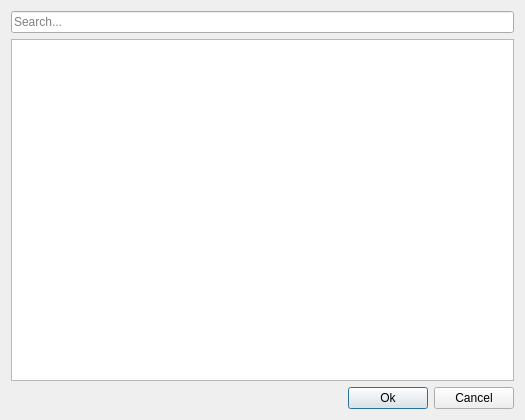
<?xml version="1.0" encoding="UTF-8"?>
<ui version="4.0">
 <class>uiHardwareEditor</class>
 <widget class="QWidget" name="uiHardwareEditor">
  <property name="windowModality">
   <enum>Qt::ApplicationModal</enum>
  </property>
  <property name="geometry">
   <rect>
    <x>0</x>
    <y>0</y>
    <width>525</width>
    <height>420</height>
   </rect>
  </property>
  <property name="windowTitle">
   <string>Hardware Selector</string>
  </property>
  <layout class="QHBoxLayout" name="horizontalLayout_3">
   <item>
    <layout class="QHBoxLayout" name="uiEditorContainer">
     <item>
      <layout class="QVBoxLayout" name="uiViewContainer">
       <item>
        <widget class="QLineEdit" name="uiSearchEntry">
         <property name="placeholderText">
          <string>Search...</string>
         </property>
        </widget>
       </item>
       <item>
        <widget class="QTableView" name="uiHardwareView">
         <property name="sortingEnabled">
          <bool>false</bool>
         </property>
        </widget>
       </item>
       <item>
        <layout class="QHBoxLayout" name="uiButtonContainer">
         <item>
          <spacer name="horizontalSpacer">
           <property name="orientation">
            <enum>Qt::Horizontal</enum>
           </property>
           <property name="sizeHint" stdset="0">
            <size>
             <width>40</width>
             <height>20</height>
            </size>
           </property>
          </spacer>
         </item>
         <item>
          <widget class="QPushButton" name="uiOkButton">
           <property name="text">
            <string>Ok</string>
           </property>
           <property name="shortcut">
            <string>Return</string>
           </property>
           <property name="default">
            <bool>true</bool>
           </property>
          </widget>
         </item>
         <item>
          <widget class="QPushButton" name="uiCancelButton">
           <property name="text">
            <string>Cancel</string>
           </property>
           <property name="shortcut">
            <string>Esc</string>
           </property>
          </widget>
         </item>
        </layout>
       </item>
      </layout>
     </item>
    </layout>
   </item>
  </layout>
 </widget>
 <resources/>
 <connections/>
</ui>
